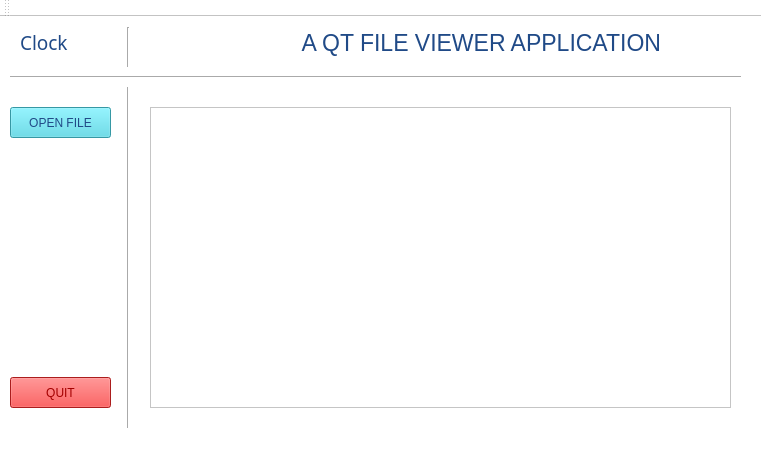
<?xml version="1.0" encoding="UTF-8"?>
<ui version="4.0">
 <class>MainWindow</class>
 <widget class="QMainWindow" name="MainWindow">
  <property name="geometry">
   <rect>
    <x>0</x>
    <y>0</y>
    <width>761</width>
    <height>476</height>
   </rect>
  </property>
  <property name="font">
   <font>
    <family>Ubuntu</family>
    <weight>50</weight>
    <bold>false</bold>
   </font>
  </property>
  <property name="windowTitle">
   <string>MainWindow</string>
  </property>
  <property name="styleSheet">
   <string notr="true">background-color: rgb(255, 255, 255);</string>
  </property>
  <widget class="QWidget" name="centralWidget">
   <widget class="QPushButton" name="quit">
    <property name="geometry">
     <rect>
      <x>10</x>
      <y>360</y>
      <width>101</width>
      <height>31</height>
     </rect>
    </property>
    <property name="styleSheet">
     <string notr="true">background-color: rgb(239, 41, 41);
color: rgb(164, 0, 0);
border-color: rgb(164, 0, 0);
</string>
    </property>
    <property name="text">
     <string>QUIT</string>
    </property>
   </widget>
   <widget class="QPushButton" name="select_file">
    <property name="geometry">
     <rect>
      <x>10</x>
      <y>90</y>
      <width>101</width>
      <height>31</height>
     </rect>
    </property>
    <property name="styleSheet">
     <string notr="true">color: rgb(32, 74, 135);
background-color: rgb(75, 213, 230);
border-color: rgb(32, 74, 135);

</string>
    </property>
    <property name="text">
     <string>OPEN FILE</string>
    </property>
   </widget>
   <widget class="QTextBrowser" name="textBrowser">
    <property name="geometry">
     <rect>
      <x>150</x>
      <y>90</y>
      <width>581</width>
      <height>301</height>
     </rect>
    </property>
    <property name="styleSheet">
     <string notr="true">border-color: rgb(32, 74, 135);</string>
    </property>
   </widget>
   <widget class="QLabel" name="clock">
    <property name="geometry">
     <rect>
      <x>20</x>
      <y>10</y>
      <width>101</width>
      <height>31</height>
     </rect>
    </property>
    <property name="font">
     <font>
      <family>Ubuntu Mono</family>
      <pointsize>14</pointsize>
      <weight>50</weight>
      <bold>false</bold>
     </font>
    </property>
    <property name="styleSheet">
     <string notr="true">border-color: rgb(32, 74, 135);
color: rgb(32, 74, 135);</string>
    </property>
    <property name="text">
     <string>Clock</string>
    </property>
   </widget>
   <widget class="Line" name="line">
    <property name="geometry">
     <rect>
      <x>120</x>
      <y>10</y>
      <width>16</width>
      <height>401</height>
     </rect>
    </property>
    <property name="styleSheet">
     <string notr="true">color: rgb(32, 74, 135);</string>
    </property>
    <property name="orientation">
     <enum>Qt::Vertical</enum>
    </property>
   </widget>
   <widget class="QLabel" name="label">
    <property name="geometry">
     <rect>
      <x>150</x>
      <y>5</y>
      <width>571</width>
      <height>41</height>
     </rect>
    </property>
    <property name="font">
     <font>
      <pointsize>17</pointsize>
     </font>
    </property>
    <property name="styleSheet">
     <string notr="true">color: rgb(32, 74, 135);</string>
    </property>
    <property name="text">
     <string>                        A QT FILE VIEWER APPLICATION</string>
    </property>
   </widget>
   <widget class="Line" name="line_2">
    <property name="geometry">
     <rect>
      <x>10</x>
      <y>50</y>
      <width>731</width>
      <height>20</height>
     </rect>
    </property>
    <property name="styleSheet">
     <string notr="true">color: rgb(32, 74, 135);</string>
    </property>
    <property name="orientation">
     <enum>Qt::Horizontal</enum>
    </property>
   </widget>
  </widget>
  <widget class="QMenuBar" name="menuBar">
   <property name="geometry">
    <rect>
     <x>0</x>
     <y>0</y>
     <width>761</width>
     <height>18</height>
    </rect>
   </property>
  </widget>
  <widget class="QToolBar" name="mainToolBar">
   <attribute name="toolBarArea">
    <enum>TopToolBarArea</enum>
   </attribute>
   <attribute name="toolBarBreak">
    <bool>false</bool>
   </attribute>
  </widget>
  <widget class="QStatusBar" name="statusBar"/>
 </widget>
 <layoutdefault spacing="6" margin="11"/>
 <resources/>
 <connections/>
</ui>
